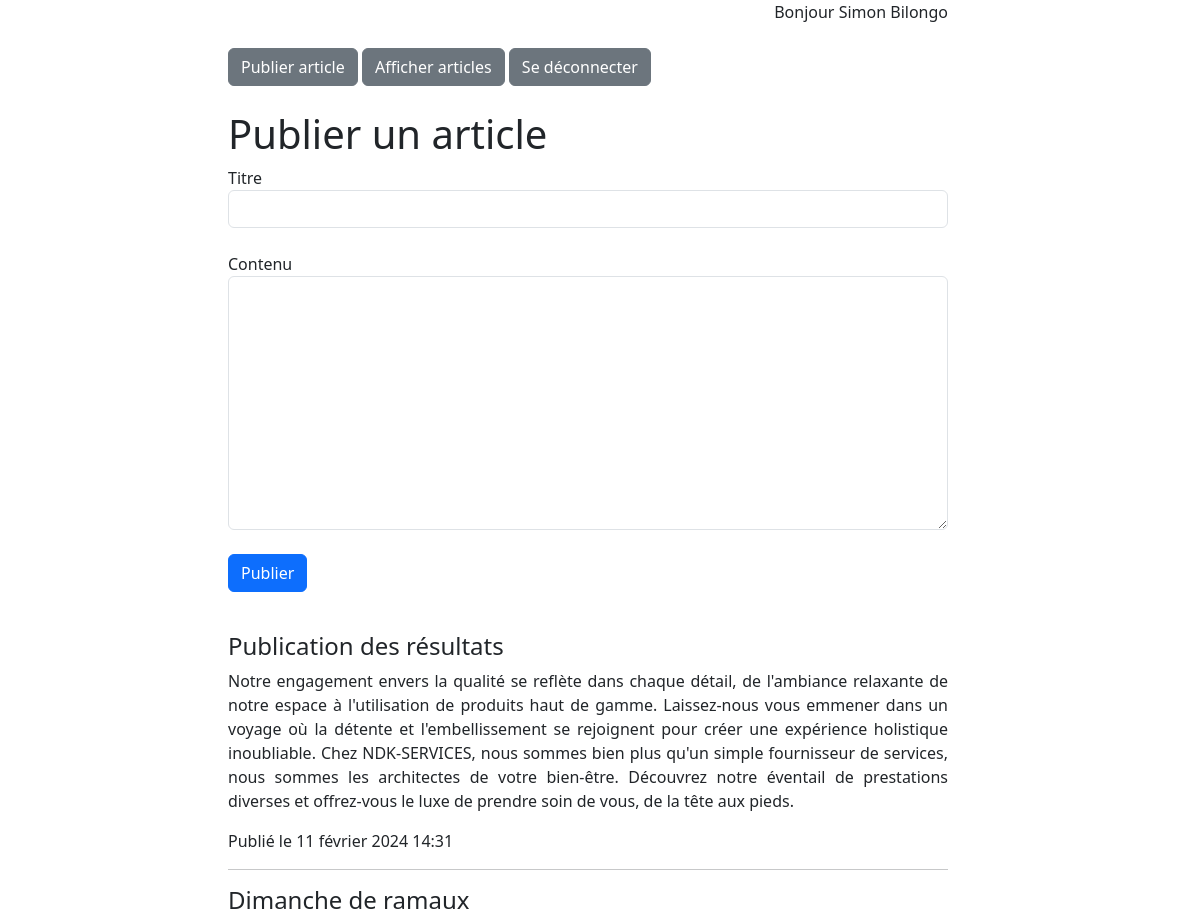
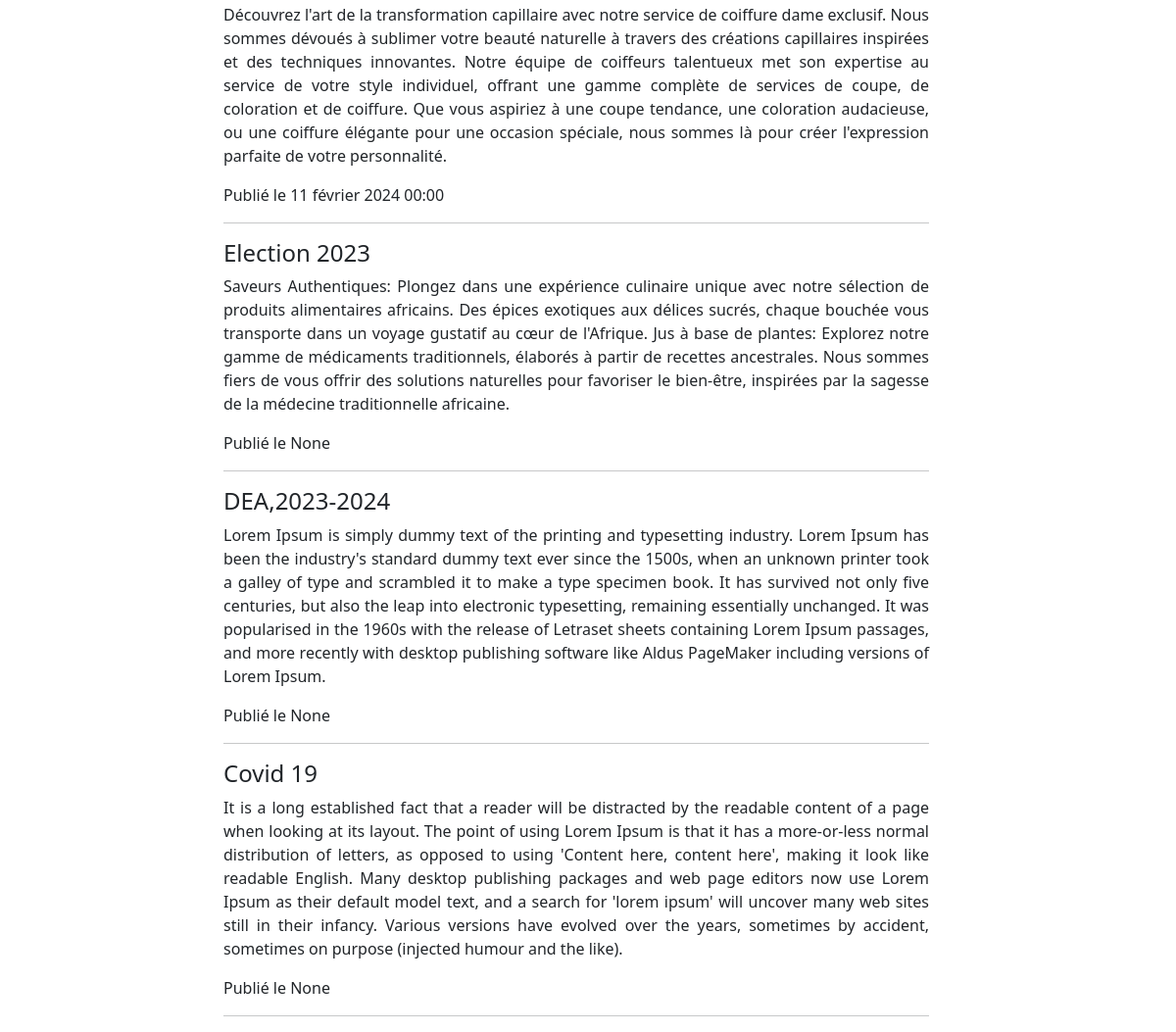
/publier_article (signed in), run on the app's committed database (2 pictures, top to bottom).
### publication_article/models.py (models this page shows, shortened)
class Compte(AbstractUser):
    mot_de_passe=models.CharField(max_length=30, blank=False, null=False)
    personne = models.ForeignKey(Personne, on_delete=models.CASCADE)
    role = models.ManyToManyField(Role, related_name='compte_role')

class Personne(models.Model):
    nom = models.CharField(max_length=100, blank=True, null=True)
    postnom = models.CharField(max_length=100, blank=True, null=True)
    prenom = models.CharField(max_length=100, blank=True, null=True)
    sexe = models.CharField(max_length=1, blank=True, null=True)
    telephone = models.CharField(max_length=25, blank=True, null=True)
    profession = models.CharField(max_length=100, blank=True, null=True)
    date_naissance = models.DateField(blank=True, null=True)
    lieu_naissance = models.CharField(max_length=255, blank=True, null=True)

class Article(models.Model):
    titre=models.CharField(max_length=30, blank=True, null=True)
    contenu=models.TextField(blank=True, null=True)
    date=models.DateTimeField(blank=True, null=True, auto_now_add=True)
    compte = models.ForeignKey(Compte, on_delete=models.CASCADE)

### publication_article/views.py (the view, shortened to what this page needs)
# urls.py: path('publier_article', template_publier_article, name='publier_article'),
def template_publier_article(request):
    articles = Article.objects.filter(compte=request.user).order_by('-id')
    return render(request, 'publier_article.html', {"articles":articles})

### templates/publier_article.html (shortened to what this page needs)
<html>
    <head>
        <link href="https://cdn.jsdelivr.net/npm/bootstrap@5.3.2/dist/css/bootstrap.min.css" rel="stylesheet">
    </head>
    <body>
        <header style="width: 60%;margin-left:19%">
            <span style="display:block; text-align:right;">Bonjour {{request.user.personne.prenom}} {{request.user.personne.nom}}</span><br>
            <a href="{% url 'publier_article' %}" class="btn btn-secondary">Publier article</a>
            <a href="{% url 'afficher_article' %}" class="btn btn-secondary">Afficher articles</a>
            <a href="{% url 'se_deconnecter' %}" class="btn btn-secondary">Se déconnecter</a>
        </header>
        <div style="width: 60%;margin-left:19%">
            <br>
            <form action="" method="POST">
                <h1>Publier un article </h1>
                <label for="">Titre</label><br>
                <input type="text" name="titre" class="form-control"><br>
                <label for="">Contenu</label><br>
                <textarea name="contenu" id="" cols="100" rows="10"  class="form-control"></textarea><br>
                <input type="submit" value="Publier" class="btn btn-primary">
            </form>
            <br>
            {% for article in articles %}
                <h4>{{article.titre}}</h4>
                <p>{{article.contenu}}</p>
                <span>Publié le {{article.date}}</span>
                <hr>
            {% endfor %}
        </div>
    </body>
</html>

### templates/publier_article.html (style rules this page uses)
p { text-align:justify; }

### data on the page
Compte: user.personne.prenom "Simon", user.personne.nom "Bilongo"
Article: titre "Publication des résultats", contenu "Notre engagement envers la qualité se reflète dans chaque détail, de l'ambiance relaxante de notre espace à l'utilisation de produits haut de gamme. Laissez-nous vous emmener dans un voyage où la détente et l'embellissement se rejoignent pour créer une expérience holistique inoubliable. Chez NDK-SERVICES, nous sommes bien plus qu'un simple fournisseur de services, nous sommes les architectes de votre bien-être. Découvrez notre éventail de prestations diverses et offrez-vous le luxe de prendre soin de vous, de la tête aux pieds.", date "11 février 2024 14:31"
Article: titre "Dimanche de ramaux", contenu "Découvrez l'art de la transformation capillaire avec notre service de coiffure dame exclusif. Nous sommes dévoués à sublimer votre beauté naturelle à travers des créations capillaires inspirées et des techniques innovantes. Notre équipe de coiffeurs talentueux met son expertise au service de votre style individuel, offrant une gamme complète de services de coupe, de coloration et de coiffure. Que vous aspiriez à une coupe tendance, une coloration audacieuse, ou une coiffure élégante pour une occasion spéciale, nous sommes là pour créer l'expression parfaite de votre personnalité.", date "11 février 2024 00:00"
Article: titre "Election 2023", contenu "Saveurs Authentiques: Plongez dans une expérience culinaire unique avec notre sélection de produits alimentaires africains. Des épices exotiques aux délices sucrés, chaque bouchée vous transporte dans un voyage gustatif au cœur de l'Afrique. Jus à base de plantes: Explorez notre gamme de médicaments traditionnels, élaborés à partir de recettes ancestrales. Nous sommes fiers de vous offrir des solutions naturelles pour favoriser le bien-être, inspirées par la sagesse de la médecine traditionnelle africaine.", date "None"
Article: titre "DEA,2023-2024", contenu "Lorem Ipsum is simply dummy text of the printing and typesetting industry. Lorem Ipsum has been the industry's standard dummy text ever since the 1500s, when an unknown printer took a galley of type and scrambled it to make a type specimen book. It has survived not only five centuries, but also the leap into electronic typesetting, remaining essentially unchanged. It was popularised in the 1960s with the release of Letraset sheets containing Lorem Ipsum passages, and more recently with desktop publishing software like Aldus PageMaker including versions of Lorem Ipsum.", date "None"
Article: titre "Covid 19", contenu "It is a long established fact that a reader will be distracted by the readable content of a page when looking at its layout. The point of using Lorem Ipsum is that it has a more-or-less normal distribution of letters, as opposed to using 'Content here, content here', making it look like readable English. Many desktop publishing packages and web page editors now use Lorem Ipsum as their default model text, and a search for 'lorem ipsum' will uncover many web sites still in their infancy. Various versions have evolved over the years, sometimes by accident, sometimes on purpose (injected humour and the like).", date "None"
